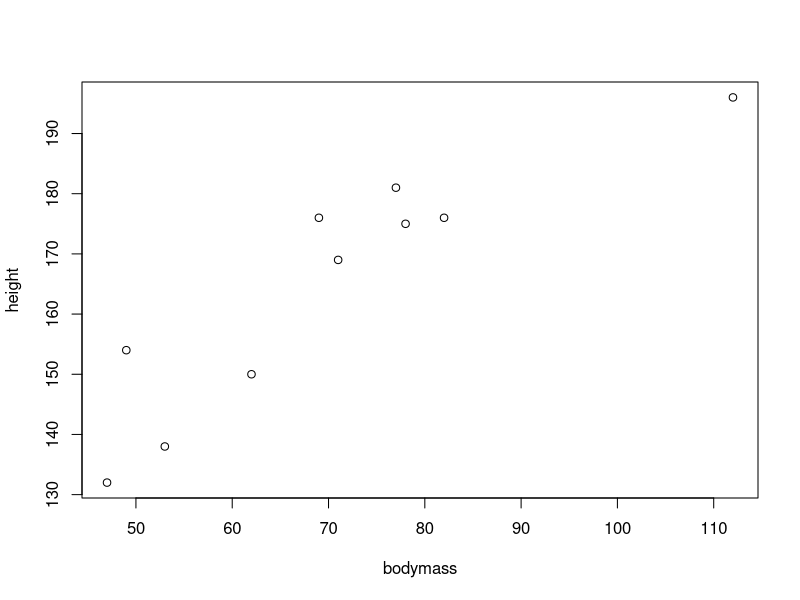
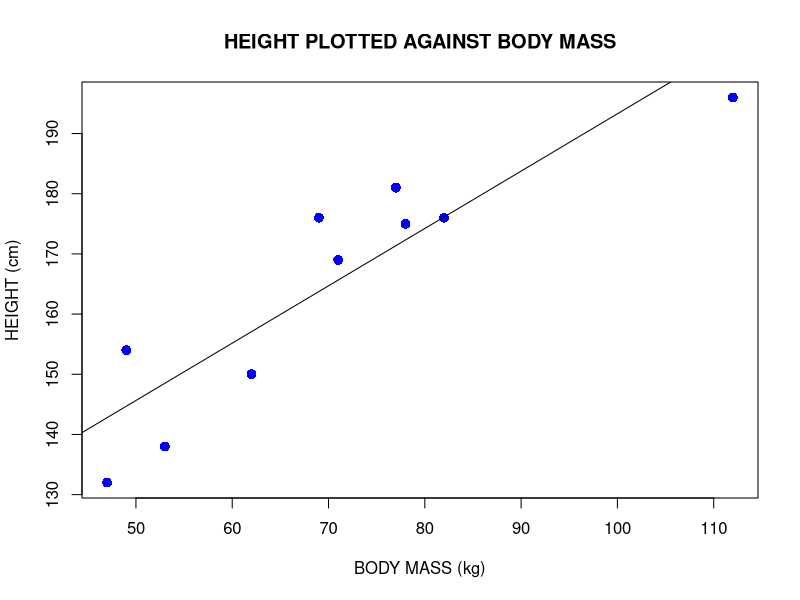

Write the R code that produced these figures, in order.

# Create a vector for hights
height <- c(176, 154, 138, 196, 132, 176, 181, 169, 150, 175)

# Create a vector for bodymass 
bodymass <- c(82, 49, 53, 112, 47, 69, 77, 71, 62, 78)

# Create a scotterplot 
plot(bodymass, height)

# A better scotterplot
plot(bodymass, height, pch = 16, cex = 1.3, col = "blue", main = "HEIGHT PLOTTED AGAINST BODY MASS", xlab = "BODY MASS (kg)", ylab = "HEIGHT (cm)")


# Correlation 
cor(bodymass, height)

cor(height, bodymass)

# A simple linear regression
m<-lm(height ~ bodymass)

# A line on the past plot
# abline(98.0054, 0.9528)

# better would be to do this. 
abline(m)

